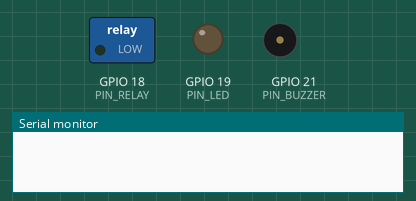
Simulated run of this sketch. Board: ESP32. On the bench: switched loads named in the sketch (green lamp = pin HIGH), output pins drawn as LEDs (lit = HIGH), buzzer (waves = sounding, pin HIGH), the last lines printed to the serial monitor.

Above: at 0.0 s.
At 0.6 s:
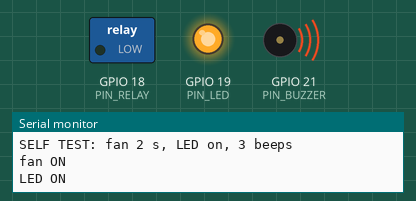
At 1.6 s:
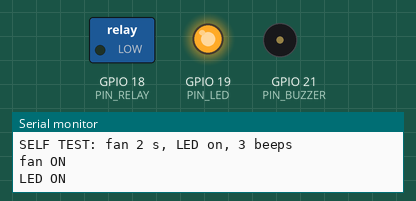
At 2.6 s:
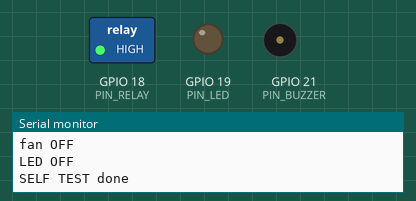
Timing chart, 0 to 4.1 s (numbered marks = the images above):
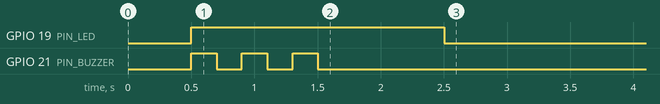

The sketch:

esp32_B_service.ino
```cpp
// Washroom Caretaker - ESP32 B (SERVICE BOARD) for this rig. This board's MAC: 6C:C8:40:87:9B:FC
// Relay (fan) D18 active-LOW, LED D19, buzzer D21. Listens to ESP32 A by radio (ESP-NOW).
// - Power-on SELF TEST: fan 2 s, LED on, 3 beeps.
// - Fan, LED and buzzer follow ESP32 A. Above 37 C on A: fan on, LED on, buzzer beep-beep.
// - If nothing comes from A for 3 s, everything turns off (safe).
// Serial Monitor: 115200 baud. LOW VOLTAGE ONLY: never connect mains to the relay.

#include <Arduino.h>
#include <WiFi.h>
#include <esp_now.h>

// ---------- settings ----------
#define PIN_RELAY       18
#define PIN_LED         19
#define PIN_BUZZER      21
#define RELAY_ON_LEVEL  LOW      // active-LOW relay. If the fan runs when it should be off, use HIGH
#define BUZZER_PASSIVE  false    // true if the buzzer only clicks
// --------------------------------

struct CmdPacket { uint32_t magic; uint32_t n; uint8_t fan; uint8_t led; uint8_t alarm; uint8_t beepSeq; };
struct AckPacket { uint32_t magic; uint32_t n; uint8_t relay; };
const uint32_t MAGIC_CMD = 0x57434D32, MAGIC_ACK = 0x57434131;
uint8_t EVERYONE[6] = {0xFF, 0xFF, 0xFF, 0xFF, 0xFF, 0xFF};

volatile bool gotCmd = false;
CmdPacket cmd;
unsigned long lastCmdMs = 0, beepAt = 0;
bool relayOn = false, ledOn = false, alarmOn = false, silent = true, beepOn = false, firstCmd = true;
int beepsLeft = 0;
uint8_t lastBeepSeq = 0;

void buzzer(bool on) {
  if (BUZZER_PASSIVE) { if (on) tone(PIN_BUZZER, 2000); else noTone(PIN_BUZZER); }
  else digitalWrite(PIN_BUZZER, on ? HIGH : LOW);
}
void setRelay(bool on) {
  digitalWrite(PIN_RELAY, on ? RELAY_ON_LEVEL : (RELAY_ON_LEVEL == LOW ? HIGH : LOW));
  if (on != relayOn) Serial.println(on ? "fan ON" : "fan OFF");
  relayOn = on;
}
void setLed(bool on) {
  digitalWrite(PIN_LED, on ? HIGH : LOW);
  if (on != ledOn) Serial.println(on ? "LED ON" : "LED OFF");
  ledOn = on;
}
void allOff() { setRelay(false); setLed(false); alarmOn = false; beepsLeft = 0; buzzer(false); }

void handleCmd(const uint8_t *data, int len) {
  if (len != (int)sizeof(CmdPacket)) return;
  CmdPacket c; memcpy(&c, data, sizeof(c));
  if (c.magic != MAGIC_CMD) return;
  cmd = c; gotCmd = true;          // switching happens in loop(), not in the radio callback
}
#if defined(ESP_ARDUINO_VERSION_MAJOR) && ESP_ARDUINO_VERSION_MAJOR >= 3
void onReceive(const esp_now_recv_info_t *info, const uint8_t *data, int len) { (void)info; handleCmd(data, len); }
#else
void onReceive(const uint8_t *mac, const uint8_t *data, int len) { (void)mac; handleCmd(data, len); }
#endif

void setup() {
  Serial.begin(115200);
  delay(500);
  pinMode(PIN_RELAY, OUTPUT);
  pinMode(PIN_LED, OUTPUT);
  pinMode(PIN_BUZZER, OUTPUT);
  allOff();
  Serial.println("\n=== ESP32 B (fan, LED, buzzer) ===");

  Serial.println("SELF TEST: fan 2 s, LED on, 3 beeps");
  setRelay(true); setLed(true);
  for (int i = 0; i < 3; i++) { buzzer(true); delay(200); buzzer(false); delay(200); }
  delay(800);
  allOff();
  Serial.println("SELF TEST done");

  WiFi.mode(WIFI_STA);
  WiFi.disconnect();
  delay(200);
  Serial.print("This board's MAC: "); Serial.print(WiFi.macAddress());
  Serial.println("  (must be 6C:C8:40:87:9B:FC)");
  if (esp_now_init() != ESP_OK) { Serial.println("ESP-NOW did not start. Press EN."); return; }
  esp_now_register_recv_cb(onReceive);
  esp_now_peer_info_t peer = {};
  memcpy(peer.peer_addr, EVERYONE, 6);
  peer.channel = 0;
  peer.encrypt = false;
  esp_now_add_peer(&peer);
  Serial.println("Waiting for ESP32 A...");
}

void loop() {
  if (gotCmd) {
    gotCmd = false;
    lastCmdMs = millis();
    if (silent) { silent = false; Serial.println("ESP32 A heard."); }
    setRelay(cmd.fan == 1);
    setLed(cmd.led == 1);
    if ((cmd.alarm == 1) != alarmOn) { alarmOn = cmd.alarm == 1; Serial.println(alarmOn ? "HEAT ALARM ON" : "heat alarm off"); if (!alarmOn) buzzer(false); }
    if (firstCmd) { lastBeepSeq = cmd.beepSeq; firstCmd = false; }
    else if (cmd.beepSeq != lastBeepSeq) { lastBeepSeq = cmd.beepSeq; beepsLeft = 3; Serial.println("3 beeps (something needs attention)"); }
    AckPacket a = {MAGIC_ACK, cmd.n, (uint8_t)(relayOn ? 1 : 0)};
    esp_now_send(EVERYONE, (const uint8_t *)&a, sizeof(a));
  }

  if (!silent && millis() - lastCmdMs > 3000) {       // fail-safe
    silent = true;
    Serial.println("Nothing from ESP32 A for 3 s: all off for safety.");
    allOff();
  }

  if (alarmOn) {
    buzzer((millis() / 400) % 2 == 0);                // beep-beep while hot
  } else if (beepsLeft > 0 && millis() >= beepAt) {   // 3 short beeps for an event
    beepOn = !beepOn;
    buzzer(beepOn);
    beepAt = millis() + 150;
    if (!beepOn) beepsLeft--;
  }
}
```
